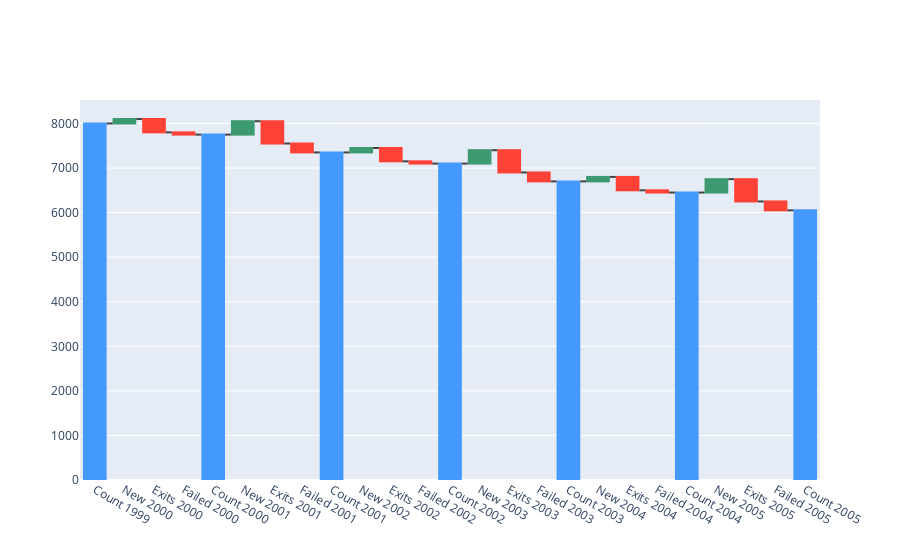

Notebook cell for this chart:
### Code cell
fig = go.Figure(go.Waterfall(measure=measure,
                            x=x,
                            y=y,
                            #text=text,
                             textposition='outside'
                            ))
fig.show()

### Figure 1 — Plotly figure (JSON) as saved in the notebook; plotly's stock layout.template omitted (floating-point values rounded to 4 significant figures)
{"data": [{"measure": ["absolute", "relative", "relative", "relative", "total", "relative", "relative", "relative", "total", "relative", "relative", "relative", "total", "relative", "relative", "relative", "total", "relative", "relative", "relative", "total", "relative", "relative", "relative", "total"], "textposition": "outside", "type": "waterfall", "x": ["Count 1999", "New 2000", "Exits 2000", "Failed 2000", "Count 2000", "New 2001", "Exits 2001", "Failed 2001", "Count 2001", "New 2002", "Exits 2002", "Failed 2002", "Count 2002", "New 2003", "Exits 2003", "Failed 2003", "Count 2003", "New 2004", "Exits 2004", "Failed 2004", "Count 2004", "New 2005", "Exits 2005", "Failed 2005", "Count 2005"], "y": [8000, 100, -300, -50, 0, 300, -500, -200, 0, 100, -300, -50, 0, 300, -500, -200, 0, 100, -300, -50, 0, 300, -500, -200, 0]}], "layout": {}}
